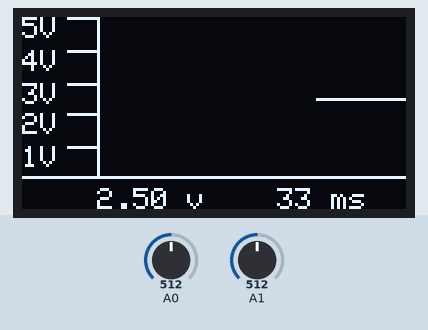
Simulated run of this sketch. Board: Arduino Uno, built with avr-gcc and run on an emulated ATmega328P. Parts: 128×64 one-colour display. The test bench sets the inputs (shaded band); at power-on: A0 = 512, A1 = 512.

Above: at 5.4 s.
5.5 s: A0 set to 716
At 5.71 s:
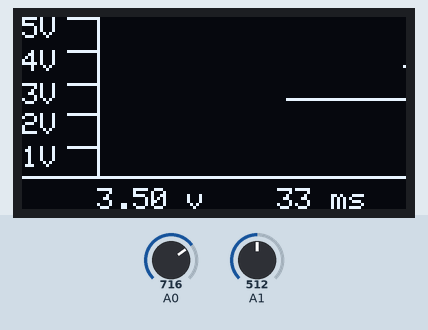
7.0 s: A1 set to 716
At 7.29 s:
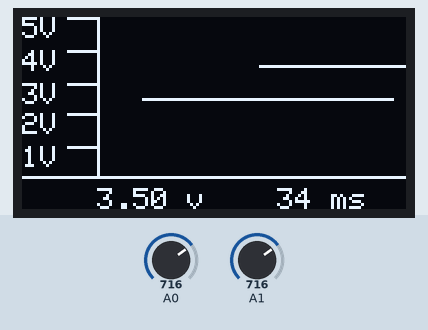
8.6 s: A0 set to 900
At 8.82 s:
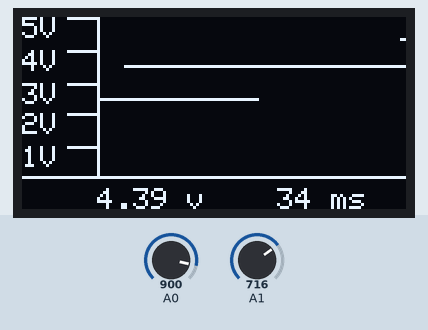
10.1 s: A1 set to 900
At 10.35 s:
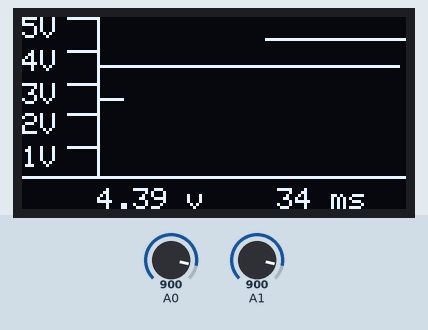
11.6 s: A0 set to 1023
At 11.88 s:
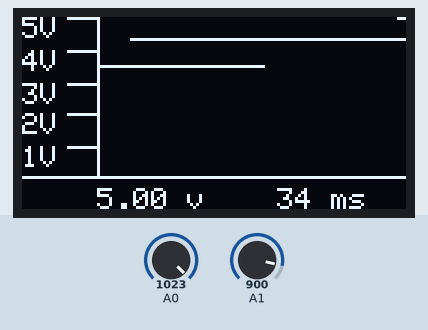
13.2 s: A1 set to 1023
At 13.41 s:
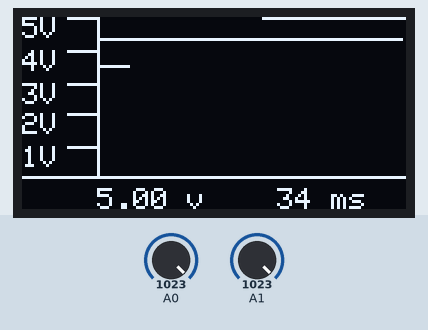
Timing chart, 0 to 15.7 s (numbered marks = the images above; inputs shaded):
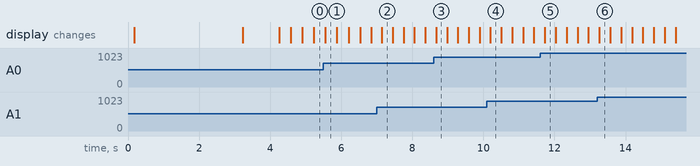

The sketch:

intento_de_gr_fica_2_se_ales_oled.ino
```cpp
#include <Adafruit_SSD1306.h>  // incluye la libreria de adafruit para el driver del display OLED
#include <Adafruit_GFX.h>  // incluye la libreria de adafruit para gestionar los efectos graficos de manera facil
Adafruit_SSD1306 display(128, 64);  // declara la resolucion del display

int anteriorMillis = 0;
int tiempo = 0;
float valorAnalogico = 0;
float voltaje = 0;
float graficaVoltaje = 0;

float valorAnalogicoo = 0;
float voltajee = 0;
float graficaVoltajee = 0;


int x[128]; //buffer de la grafica
int y[128]; //buffer secundario de la grafica

int w[128]; //buffer de la grafica
int z[128]; //buffer secundario de la grafica


 const unsigned char epd_bitmap_FB_IMG_1577985397610 [] PROGMEM = {
  0xff, 0xff, 0xff, 0xff, 0x3f, 0xff, 0xff, 0xff, 0xff, 0xff, 0xff, 0xff, 0xff, 0xff, 0xff, 0xff,
  0xff, 0xff, 0xff, 0xff, 0x3f, 0xff, 0xff, 0xff, 0xff, 0xff, 0xff, 0xff, 0xff, 0xff, 0xff, 0xff,
  0xff, 0xff, 0xff, 0xff, 0x7f, 0xff, 0xff, 0xff, 0xff, 0xff, 0xff, 0xff, 0xff, 0xff, 0xff, 0xff,
  0xff, 0xff, 0xff, 0xff, 0xff, 0xff, 0xff, 0xff, 0xff, 0xff, 0xff, 0xff, 0xff, 0xff, 0xff, 0xff,
  0xff, 0xff, 0xff, 0xff, 0xff, 0xff, 0xff, 0xff, 0xff, 0xff, 0xff, 0xff, 0xff, 0xff, 0xff, 0xff,
  0xff, 0xff, 0xff, 0xff, 0xff, 0xff, 0xff, 0xff, 0xff, 0xff, 0xff, 0xff, 0xff, 0xff, 0xff, 0xff,
  0xff, 0xff, 0xff, 0xff, 0xff, 0xff, 0xfc, 0x1c, 0x7f, 0xff, 0xff, 0xff, 0xff, 0xff, 0xff, 0xff,
  0xff, 0xff, 0xff, 0xff, 0xff, 0xff, 0xfc, 0x00, 0x3f, 0xff, 0xff, 0xff, 0xff, 0xff, 0xff, 0xff,
  0xff, 0xff, 0xff, 0xff, 0xff, 0xff, 0xf8, 0x00, 0x1f, 0xff, 0xff, 0xff, 0xff, 0xff, 0xff, 0xff,
  0xff, 0xff, 0xff, 0xff, 0xff, 0xff, 0x80, 0x00, 0x1f, 0xff, 0xff, 0xff, 0xff, 0xff, 0xff, 0xff,
  0xff, 0xff, 0xff, 0xff, 0xff, 0xff, 0x80, 0x00, 0x0b, 0xff, 0xff, 0xff, 0xff, 0xff, 0xff, 0xff,
  0xff, 0xff, 0xff, 0xff, 0xff, 0xe0, 0x00, 0x00, 0x00, 0x07, 0xff, 0xff, 0xff, 0xff, 0xff, 0xff,
  0xff, 0xff, 0xff, 0xff, 0xff, 0xc0, 0x00, 0x00, 0x00, 0x03, 0xff, 0xff, 0xff, 0xff, 0xff, 0xff,
  0xff, 0xff, 0xff, 0xff, 0xff, 0x80, 0x00, 0x00, 0x00, 0x03, 0xff, 0xff, 0xff, 0xff, 0xff, 0xff,
  0xff, 0xff, 0xff, 0xff, 0xff, 0x80, 0x00, 0x00, 0x00, 0x03, 0xff, 0xff, 0xff, 0xff, 0xff, 0xff,
  0xff, 0xff, 0xff, 0xff, 0xff, 0x80, 0x00, 0x00, 0x00, 0x07, 0xff, 0xff, 0xff, 0xff, 0xff, 0xff,
  0xff, 0xff, 0xff, 0xff, 0x7f, 0xc0, 0x60, 0x00, 0x00, 0x00, 0x00, 0x00, 0xff, 0xff, 0xff, 0xff,
  0xff, 0xff, 0xff, 0xff, 0x00, 0x00, 0x7f, 0x00, 0x00, 0x00, 0x00, 0x00, 0xff, 0xff, 0xff, 0xff,
  0xff, 0xff, 0xff, 0xff, 0x00, 0x00, 0xff, 0xff, 0xfe, 0x00, 0x00, 0x00, 0xff, 0xff, 0xff, 0xff,
  0xff, 0xff, 0xff, 0xff, 0x00, 0x00, 0xfd, 0xff, 0xde, 0x00, 0x00, 0x00, 0xff, 0xff, 0xff, 0xff,
  0xff, 0xff, 0xff, 0xff, 0x00, 0x00, 0xf8, 0xff, 0x8e, 0x00, 0x00, 0x00, 0xff, 0xff, 0xff, 0xff,
  0xff, 0xff, 0xff, 0xff, 0xff, 0x7c, 0xf8, 0xe3, 0x8e, 0x7f, 0xff, 0xff, 0xff, 0xff, 0xff, 0xff,
  0xff, 0xff, 0xff, 0xff, 0xfe, 0x00, 0x7f, 0xe3, 0xfe, 0x7f, 0xff, 0xff, 0xff, 0xff, 0xff, 0xff,
  0xff, 0xff, 0xff, 0xff, 0xff, 0x00, 0x7f, 0x00, 0xfc, 0x7f, 0xff, 0xff, 0xff, 0xff, 0xff, 0xff,
  0xff, 0xff, 0xff, 0xff, 0x3f, 0x00, 0x1f, 0x80, 0xf8, 0xff, 0xff, 0xff, 0xff, 0xff, 0xff, 0xff,
  0xff, 0xff, 0xff, 0xff, 0x00, 0x00, 0x0f, 0xff, 0xf0, 0x00, 0x00, 0x00, 0xff, 0xff, 0xff, 0xff,
  0xff, 0xff, 0xff, 0xff, 0x00, 0x00, 0x01, 0xff, 0x80, 0x00, 0x00, 0x00, 0xff, 0xff, 0xff, 0xff,
  0xff, 0xff, 0xff, 0xff, 0xe0, 0x00, 0x00, 0x00, 0x00, 0x5f, 0xff, 0xff, 0xff, 0xff, 0xff, 0xff,
  0xff, 0xff, 0xff, 0xff, 0xe2, 0x20, 0x00, 0x00, 0x02, 0xff, 0xff, 0xff, 0xff, 0xff, 0xff, 0xff,
  0xff, 0xff, 0xff, 0xff, 0xc0, 0x38, 0xf0, 0x00, 0x07, 0xff, 0xff, 0xff, 0xff, 0xff, 0xff, 0xff,
  0xff, 0xff, 0xff, 0xff, 0xe2, 0x38, 0xfc, 0x00, 0x06, 0xef, 0xff, 0xff, 0xff, 0xff, 0xff, 0xff,
  0xff, 0xff, 0xff, 0xff, 0xe3, 0x01, 0xff, 0x00, 0x06, 0xff, 0xff, 0xff, 0xff, 0xff, 0xff, 0xff,
  0xff, 0xff, 0xff, 0xff, 0xf3, 0x11, 0xff, 0xe0, 0x00, 0x3f, 0xff, 0xff, 0xff, 0xff, 0xff, 0xff,
  0xff, 0xff, 0xff, 0xff, 0xf1, 0x83, 0xff, 0xf1, 0x20, 0x00, 0xff, 0xff, 0xff, 0xff, 0xff, 0xff,
  0xff, 0xff, 0xff, 0xff, 0xf1, 0x83, 0xff, 0xf3, 0x00, 0x00, 0x7f, 0xff, 0xff, 0xff, 0xff, 0xff,
  0xff, 0xff, 0xff, 0xff, 0xf0, 0xc7, 0xff, 0xd6, 0x00, 0x00, 0x3f, 0xff, 0xff, 0xff, 0xff, 0xff,
  0xff, 0xff, 0xff, 0xff, 0x00, 0xe7, 0xff, 0xc8, 0x00, 0x00, 0x00, 0x00, 0xff, 0xff, 0xff, 0xff,
  0xff, 0xff, 0xff, 0xff, 0x00, 0x67, 0xcf, 0xc0, 0x00, 0x00, 0x00, 0x00, 0xff, 0xff, 0xff, 0xff,
  0xff, 0xff, 0xff, 0xff, 0xf2, 0x27, 0xcf, 0xc0, 0x00, 0x00, 0x00, 0x00, 0xff, 0xff, 0xff, 0xff,
  0xff, 0xff, 0xff, 0xff, 0xe7, 0x07, 0xcf, 0xc0, 0x00, 0x00, 0x0f, 0xff, 0xff, 0xff, 0xff, 0xff,
  0xff, 0xff, 0xff, 0xff, 0xff, 0x83, 0xcf, 0xc0, 0x00, 0x00, 0x01, 0xe7, 0xff, 0xff, 0xff, 0xff,
  0xff, 0xff, 0xff, 0xff, 0xff, 0xc3, 0xef, 0xc0, 0x00, 0x00, 0x00, 0x7f, 0xff, 0xff, 0xff, 0xff,
  0xff, 0xff, 0xff, 0xff, 0xff, 0xb0, 0xe7, 0xc0, 0x00, 0x00, 0x00, 0x3f, 0xff, 0xff, 0xff, 0xff,
  0xff, 0xff, 0xff, 0xff, 0xff, 0xe0, 0x33, 0x80, 0x00, 0x00, 0x40, 0x07, 0xff, 0xff, 0xff, 0xff,
  0xff, 0xff, 0xff, 0xff, 0xff, 0xfe, 0x00, 0x00, 0x00, 0x00, 0xc0, 0x00, 0xff, 0xff, 0xff, 0xff,
  0xff, 0xff, 0xff, 0xff, 0xff, 0xfe, 0x00, 0x00, 0x00, 0x01, 0x80, 0x00, 0xff, 0xff, 0xff, 0xff,
  0xff, 0xff, 0xff, 0xff, 0xff, 0xff, 0xc0, 0x00, 0x00, 0x07, 0x00, 0x00, 0xff, 0xff, 0xff, 0xff,
  0xff, 0xff, 0xff, 0xff, 0xff, 0xff, 0x80, 0x20, 0x00, 0x1c, 0x00, 0x00, 0xff, 0xff, 0xff, 0xff,
  0xff, 0xff, 0xff, 0xff, 0x00, 0x7f, 0x80, 0x30, 0x00, 0x70, 0x00, 0x00, 0xff, 0xff, 0xff, 0xff,
  0xff, 0xff, 0xff, 0xff, 0x00, 0x00, 0x00, 0x0f, 0x0f, 0xc0, 0x00, 0x00, 0xff, 0xff, 0xff, 0xff,
  0xff, 0xff, 0xff, 0xff, 0x00, 0x00, 0x00, 0x03, 0xfe, 0x00, 0x00, 0x00, 0xff, 0xff, 0xff, 0xff,
  0xff, 0xff, 0xff, 0xff, 0xff, 0xff, 0x00, 0x00, 0x00, 0x00, 0x00, 0x00, 0xff, 0xff, 0xff, 0xff,
  0xff, 0xff, 0xff, 0xff, 0xff, 0xfc, 0x00, 0x00, 0x00, 0x00, 0x3f, 0xff, 0xff, 0xff, 0xff, 0xff,
  0xff, 0xff, 0xff, 0xff, 0xff, 0xfa, 0x00, 0x00, 0x00, 0x00, 0xbf, 0xff, 0xff, 0xff, 0xff, 0xff,
  0xff, 0xff, 0xff, 0xff, 0xff, 0xff, 0x00, 0x00, 0x00, 0x01, 0x3f, 0xff, 0xff, 0xff, 0xff, 0xff,
  0xff, 0xff, 0xff, 0xff, 0xff, 0xfe, 0x00, 0x00, 0x00, 0x07, 0xff, 0xff, 0xff, 0xff, 0xff, 0xff,
  0xff, 0xff, 0xff, 0xff, 0xff, 0xff, 0x00, 0x00, 0x00, 0x0f, 0xff, 0xff, 0xff, 0xff, 0xff, 0xff,
  0xff, 0xff, 0xff, 0xff, 0xff, 0xff, 0x80, 0x00, 0x00, 0x7f, 0xff, 0xf7, 0xff, 0xff, 0xff, 0xff,
  0xff, 0xff, 0xff, 0xff, 0xff, 0xce, 0xc0, 0x00, 0x00, 0x72, 0xe8, 0x31, 0xff, 0xff, 0xff, 0xff,
  0xff, 0xff, 0xff, 0xff, 0xff, 0xff, 0xf0, 0x00, 0x00, 0x00, 0x00, 0x03, 0xff, 0xff, 0xff, 0xff,
  0xff, 0xff, 0xff, 0xff, 0x00, 0x00, 0x00, 0x00, 0x00, 0x00, 0x00, 0x00, 0xff, 0xff, 0xff, 0xff,
  0xff, 0xff, 0xff, 0xff, 0x00, 0x00, 0x00, 0x00, 0x00, 0x00, 0x00, 0x00, 0xff, 0xff, 0xff, 0xff,
  0xff, 0xff, 0xff, 0xff, 0x00, 0x00, 0x00, 0x00, 0x00, 0x00, 0x00, 0x00, 0xff, 0xff, 0xff, 0xff,
  0xff, 0xff, 0xff, 0xff, 0x00, 0x00, 0x00, 0x00, 0x00, 0x00, 0x00, 0x00, 0xff, 0xff, 0xff, 0xff
};

// Array of all bitmaps for convenience. (Total bytes used to store images in PROGMEM = 1040)
const int epd_bitmap_allArray_LEN = 1;
const unsigned char* epd_bitmap_allArray[1] = {
  epd_bitmap_FB_IMG_1577985397610
};

void setup(){

  delay(100);  // se da una espera de 100ms para que el display inicie correctamente
  display.begin(SSD1306_SWITCHCAPVCC, 0x3C);  // inicia la comunicacion I2C con el display que tiene la direccion 0x3C
  display.setRotation(0);  // se escoje la orientacion del display puede ser 0 o 2
  display.dim(true); //dejamos el brillo en maximo
  display.setTextColor(WHITE);
  display.setTextSize(1);  // ajusta el tamaño de texto en el minimo valor


  //animacion inicial
  for(int i=0;i<1;i++){
    display.clearDisplay();  // limpia el buffer del display
    display.drawBitmap(0,0,epd_bitmap_FB_IMG_1577985397610, 128, 64, 1); // despliega imagen
    display.display(); // muestra la informacion del buffer en la pantalla
    delay(3000); //pausa
    display.fillRect(0, 0, 128, 64, 1);
    display.drawBitmap(0,0,epd_bitmap_FB_IMG_1577985397610, 128, 64, 1); // despliega imagen en negativo
    display.display(); // muestra la informacion del buffer en la pantalla
    delay(1000); //pausa
    display.clearDisplay(); //limpia buffer
    display.display(); //muestra el buffer limpio
  }

  //llenamos las matrices con un valor fuera del rango de medicion >1023
  for(int i=127;i>=0;i--){
    x[i]=9999;
  }
  for(int i=127;i>=0;i--){
    y[i]=9999;
  }

  for(int i=127;i>=0;i--){
    w[i]=9999;
  }
  for(int i=127;i>=0;i--){
    z[i]=9999;
  }

}

void loop(){

  display.clearDisplay(); //limpia el buffer del display

  //dibuja escala
  display.setCursor(0, 0);
  display.print(F("5V"));
  display.setCursor(0, 11);
  display.print(F("4V"));
  display.setCursor(0, 22);
  display.print(F("3V"));
  display.setCursor(0, 32);
  display.print(F("2V"));
  display.setCursor(0, 43);
  display.print(F("1V"));

  display.drawLine(15, 0, 25, 0, WHITE);
  display.drawLine(15, 11, 25, 11, WHITE);
  display.drawLine(15, 22, 25, 22, WHITE);
  display.drawLine(15, 32, 25, 32, WHITE);
  display.drawLine(15, 43, 25, 43, WHITE);

  //dibuja eje X y Y
  display.drawLine(0, 53, 127, 53, WHITE);
  display.drawLine(25, 53, 25, 0, WHITE);

  valorAnalogico = analogRead(A0); //lee el valor analogico del pin A0
  voltaje=(valorAnalogico*5)/1024; //calcula el valor en voltaje
  graficaVoltaje=map(valorAnalogico,0,1023,53,0); //escala el valor analogico a un pixel imprimible en pantalla

  x[127]=graficaVoltaje; //asigna el valor escalado a el ultimo dato de la matriz


  valorAnalogicoo = analogRead(A1); //lee el valor analogico del pin A0
  voltajee=(valorAnalogicoo*5)/1024; //calcula el valor en voltaje
  graficaVoltajee=map(valorAnalogicoo,0,1023,53,0); //escala el valor analogico a un pixel imprimible en pantalla

  w[127]=graficaVoltajee; //asigna el valor escalado a el ultimo dato de la matriz


  for(int i=127;i>=25;i--){
      display.drawPixel(i, x[i], WHITE); //dibuja punto a punto el contenido de x
      y[i-1]=x[i]; //guarda la informacion desplazada una posicion temporalmente en y

      display.drawPixel(i, w[i], WHITE); //dibuja punto a punto el contenido de x
      z[i-1]=w[i]; //guarda la informacion desplazada una posicion temporalmente en y


    }


  //imprime el voltaje en texto
  display.setCursor(25, 57);
  display.print(voltaje);
  display.print(F(" v    "));

  //imprime el tiempo que se tarda en tomar y mostrar cada dato
  tiempo = millis()-anteriorMillis;
  display.print(tiempo);
  anteriorMillis = millis();
  display.print(F(" ms"));

  display.display(); //despliega la informacion del buffer en la pantalla

  //delay(60); //pausa opcional

  for(int i=127;i>=0;i--){
    x[i]=y[i]; //envia los datos desplazados de vuelta a la variable x

       w[i]=z[i]; //envia los datos desplazados de vuelta a la variable x
  }
}
```
